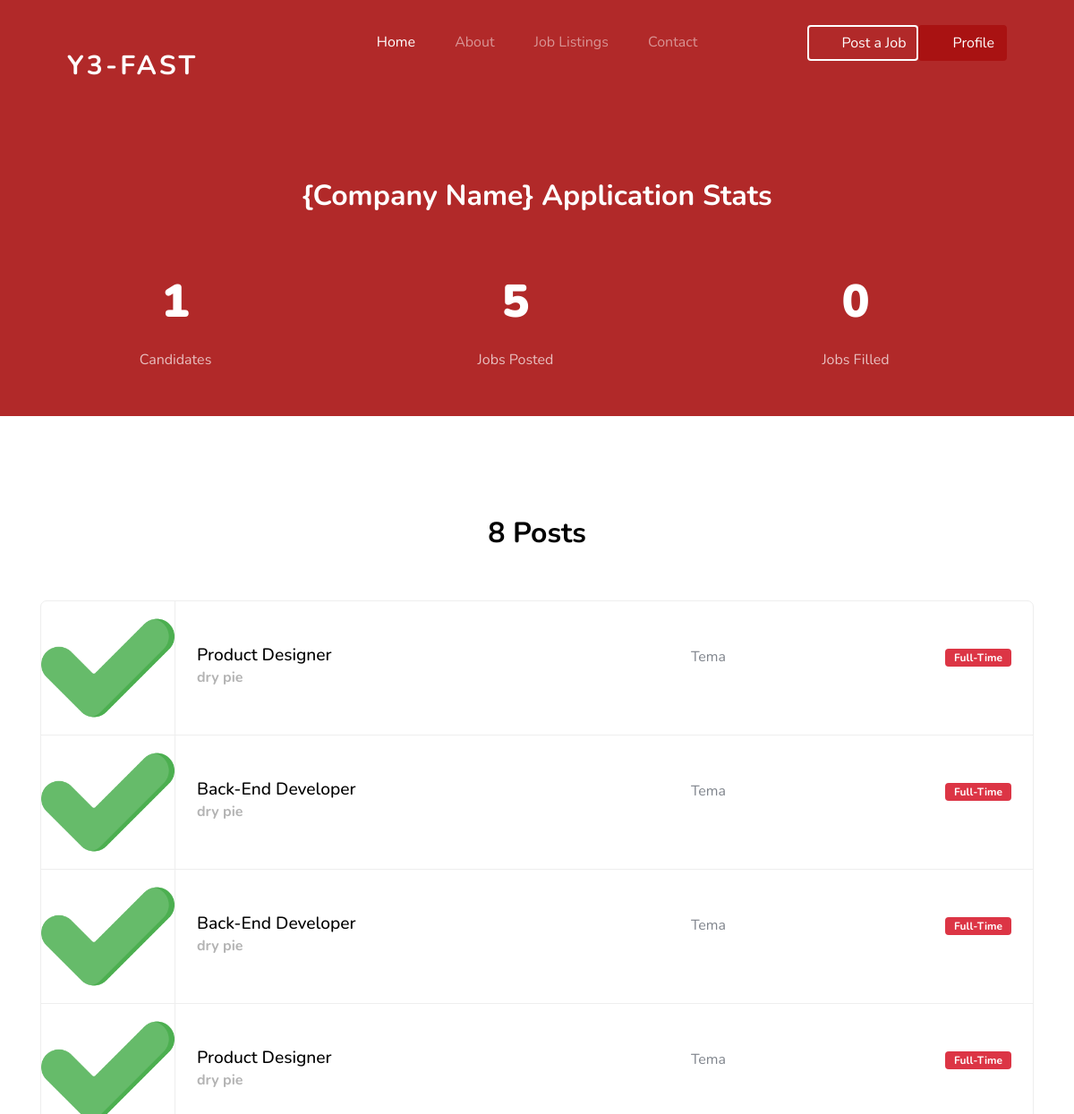
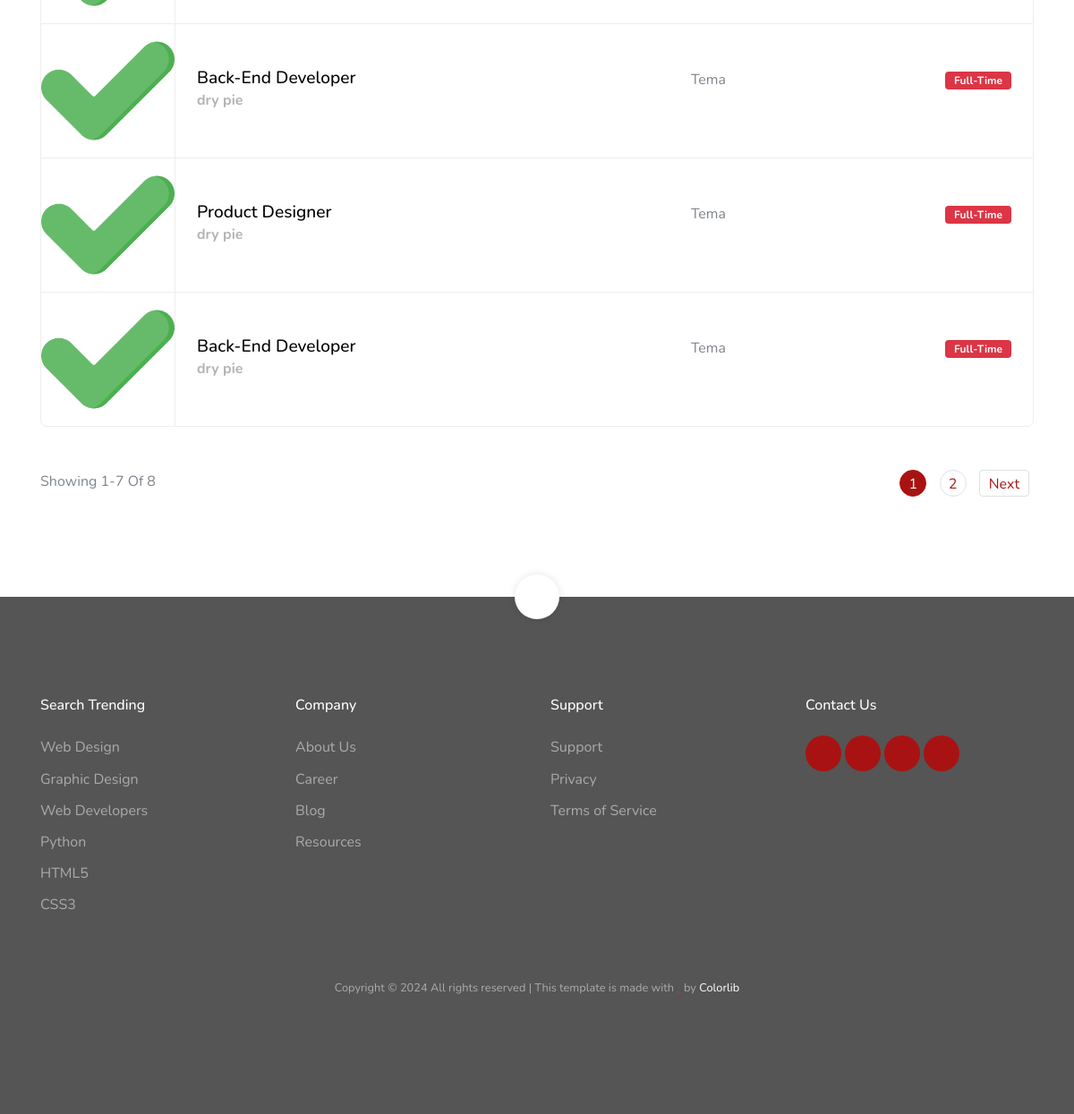
/ (signed in), run on the app's committed database (2 pictures, top to bottom).
### tables this page shows
CREATE TABLE `job_req` (
                           `job_id` int(11) NOT NULL,
                           `job_title` varchar(100) NOT NULL,
                           `job_description` text NOT NULL,
                           `user_id` int(11) NOT NULL,
                           `responsibility` longtext NOT NULL CHECK (json_valid(`responsibility`)),
                           `experience` varchar(100) DEFAULT NULL,
                           `benefits` longtext DEFAULT NULL CHECK (json_valid(`benefits`)),
                           `vacancy` int(11) DEFAULT NULL,
                           `status` enum('Full-Time','Part-Time','Contract') NOT NULL,
                           `job_location` varchar(255) DEFAULT NULL,
                           `salary` decimal(10,2) DEFAULT NULL,
                           `gender` enum('Male','Female','Other','Any') DEFAULT NULL,
                           `application_deadline` date DEFAULT NULL,
                           `published_on` datetime NOT NULL DEFAULT current_timestamp(),
                           `featured_image` varchar(255) DEFAULT "./images/bm_office_chat.svg"
);

CREATE TABLE `users` (
                         `user_id` int(11) NOT NULL,
                         `profile_pic` varchar(255) DEFAULT "./uploads/profile_pic/check-mark.png",
                         `email` varchar(255) NOT NULL,
                         `passwd` varchar(255) NOT NULL,
                         `username` varchar(50) NOT NULL,
                         `usertype` enum('JobSeeker','Employer','Admin') NOT NULL
);

CREATE TABLE `employers` (
                             `user_id` int(11) NOT NULL,
                             `org_name` varchar(100) NOT NULL,
                             `creation_date` date NOT NULL,
                             `industry` varchar(50) DEFAULT NULL,
                             `tag_ids` longtext DEFAULT NULL CHECK (json_valid(`tag_ids`))
);

### functions/getJobListings.php (the view, shortened to what this page needs)
<?php
include 'settings/connection.php';
function getJobListings($start, $jobsPerPage)
{
    global $conn;
    $offset = $start - 1;
    $sql = "SELECT job_req.job_id, job_req.job_title, job_req.job_description, job_req.job_location, job_req.status, job_req.published_on, employers.org_name, users.profile_pic
            FROM job_req
            INNER JOIN employers
            INNER JOIN users
            ON job_req.user_id = employers.user_id AND job_req.user_id = users.user_id
            LIMIT $offset, $jobsPerPage";
    $result = $conn->query($sql);
    if ($result->num_rows > 0) {
        echo '<ul class="job-listings mb-5">';
        while ($row = $result->fetch_assoc()) {
            $jobId = $row['job_id'];
            $jobTitle = $row['job_title'];
            $jobLocation = $row['job_location'];
            $status = $row['status'];
            $orgName = $row['org_name'];
            echo '<li class="job-listing d-block d-sm-flex pb-3 pb-sm-0 align-items-center">';
            echo '<a href="job-single.php?job_id=' . $jobId . '"></a>';
            echo '<div class="job-listing-logo">';
            echo '<img src=' . $row['profile_pic'] . ' alt="Job Logo" class="img-fluid"  width="150px" height="150px"/>';
            echo '</div>';
            echo '<div class="job-listing-about d-sm-flex custom-width w-100 justify-content-between mx-4">';
            echo '<div class="job-listing-position custom-width w-50 mb-3 mb-sm-0">';
            echo '<h2>' . $jobTitle . '</h2>';
            echo '<strong>' . $orgName . '</strong>';
            echo '</div>';
            echo '<div class="job-listing-location mb-3 mb-sm-0 custom-width w-25">';
            echo '<span class="icon-room"></span> ' . $jobLocation;
            echo '</div>';
            echo '<div class="job-listing-meta">';
            echo '<span class="badge badge-danger">' . $status . '</span>';
            echo '</div>';
            echo '</div>';
            echo '</li>';
        }
        echo '</ul>';
    } else {
        echo '<p>No job listings found.</p>';
    }
}

### data on the page
job_req: users.profile_pic (picture), job_title "Product Designer", user.org_name "dry pie", job_location "Tema", status "Full-Time"
job_req: users.profile_pic (picture), job_title "Back-End Developer", user.org_name "dry pie", job_location "Tema", status "Full-Time"
job_req: users.profile_pic (picture), job_title "Back-End Developer", user.org_name "dry pie", job_location "Tema", status "Full-Time"
job_req: users.profile_pic (picture), job_title "Product Designer", user.org_name "dry pie", job_location "Tema", status "Full-Time"
job_req: users.profile_pic (picture), job_title "Back-End Developer", user.org_name "dry pie", job_location "Tema", status "Full-Time"
job_req: users.profile_pic (picture), job_title "Product Designer", user.org_name "dry pie", job_location "Tema", status "Full-Time"
job_req: users.profile_pic (picture), job_title "Back-End Developer", user.org_name "dry pie", job_location "Tema", status "Full-Time"

### other printed values
getNumJobsPosted() "8"
$start "1"
$end "7"
$totalJobs "8"
